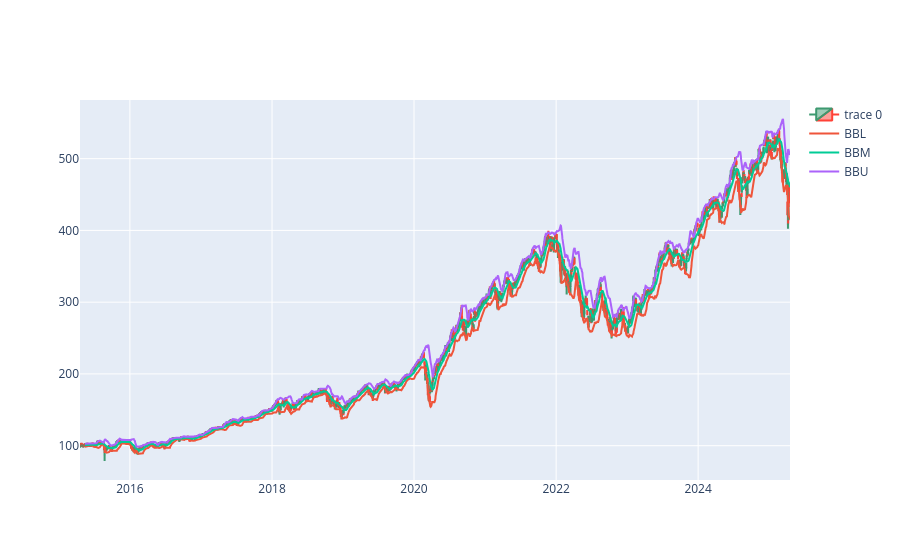

This figure's notebook cell:
### Code cell
df.plot()

### Figure 1 — Plotly figure (JSON) as saved in the notebook; plotly's stock layout.template omitted (floating-point values rounded to 4 significant figures; data arrays with more than 128 entries replaced by an {"elided": "..."} marker saying what was removed)
{"data": [{"close": {"elided": "2516 float values"}, "high": {"elided": "2516 float values"}, "low": {"elided": "2516 float values"}, "open": {"elided": "2516 float values"}, "type": "candlestick", "x": {"elided": "2516 str values"}}, {"name": "BBL", "type": "scatter", "x": {"elided": "2516 str values"}, "y": {"elided": "2516 float values"}}, {"name": "BBM", "type": "scatter", "x": {"elided": "2516 str values"}, "y": {"elided": "2516 float values"}}, {"name": "BBU", "type": "scatter", "x": {"elided": "2516 str values"}, "y": {"elided": "2516 float values"}}], "layout": {"xaxis": {"rangeslider": {"visible": false}}}}
